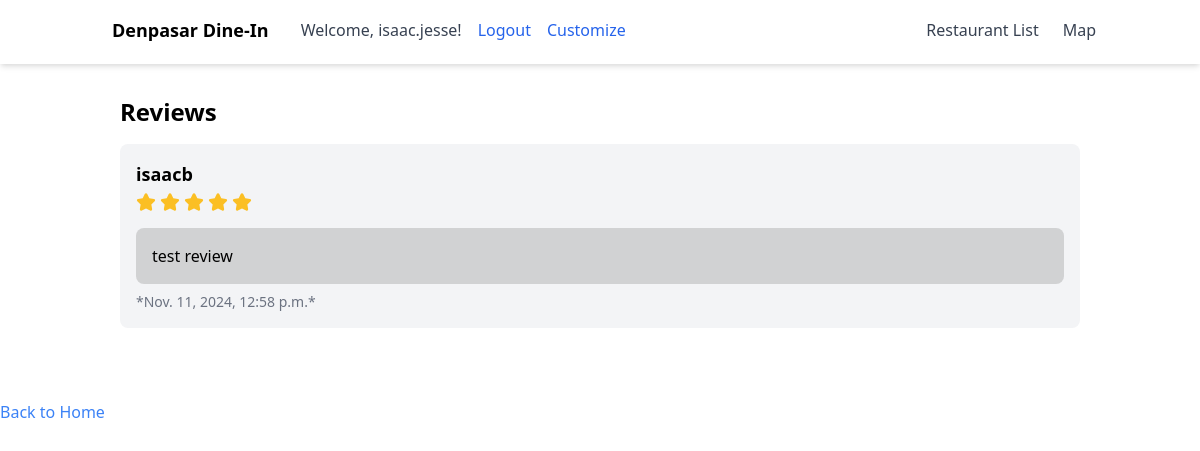
The page /reviews/restaurant/1799991/ (signed in) on the database its author committed.
### reviews/models.py (models this page shows, shortened)
class Review(models.Model):
    restaurant = models.ForeignKey(Restaurant, on_delete=models.CASCADE, related_name='restaurant_reviews')
    user = models.ForeignKey(User, on_delete=models.CASCADE)
    rating = models.IntegerField(choices=[(i, i) for i in range(1, 6)])
    comment = models.TextField(blank=True)
    created_at = models.DateTimeField(auto_now_add=True)

### reviews/views.py (the view)
# urls.py: path('restaurant/<int:restaurant_id>/', views.restaurant_detail, name='restaurant_detail'),
def restaurant_detail(request, restaurant_id):
    restaurant = get_object_or_404(Restaurant, id=restaurant_id)
    reviews = restaurant.restaurant_reviews.all()
    user_has_liked = restaurant.likes.filter(user=request.user).exists() if request.user.is_authenticated else False
    return render(request, 'restaurant_detail.html', {'restaurant': restaurant, 'reviews': reviews, 'user_has_liked': user_has_liked})

### reviews/templates/restaurant_detail.html (shortened to what this page needs)
<!DOCTYPE html>
<html lang="en">
<head>
    <link href="https://cdn.jsdelivr.net/npm/tailwindcss@2.2.19/dist/tailwind.min.css" rel="stylesheet">
</head>
<body class="bg-F2F0EF min-h-screen">
    {% include 'navbar.html' %}
    <div class="container mx-auto p-8">
        <h2 class="text-2xl font-bold mb-4">Reviews</h2>
        {% if reviews %}
            {% for review in reviews %}
                <div class="bg-gray-100 p-4 rounded-lg mb-4">
                    <p class="font-bold text-lg mb-1">{{ review.user.username }}</p>
                    <div class="flex items-center mb-4">
                    </div>
                    <div style="background-color: rgba(128, 128, 128, 0.3);" class="rounded-lg p-4 mb-2">
                        <p>{{ review.comment }}</p>
                    </div>
                    <p class="text-sm text-gray-500">*{{ review.created_at }}*</p>
                </div>
            {% endfor %}
        {% else %}
            <p>No reviews yet. Be the first to <a href="{% url 'add_review' restaurant.id %}" class="text-blue-500">leave a review</a>.</p>
        {% endif %}
    </div>
    <div class="mt-6">
        <a href="{% url 'restaurant_list' %}" class="text-blue-500 hover:underline">
            Back to Home
        </a>
    </div>
</body>
</html>

### templates/navbar.html
<nav class="bg-white shadow-md">
    <div class="container mx-auto px-4 h-16">
        <ul class="flex items-center justify-between py-4">
            <li class="flex items-center space-x-4">
                {% if user.is_superuser %}
                    {% comment %} For superusers, toggle between home page and admin dashboard {% endcomment %}
                    {% if request.resolver_match and request.resolver_match.namespace == 'admin_dashboard' %}
                        <h1 class="font-bold text-lg ml-2 mr-4">
                            <a href="{% url 'restaurant_list' %}">Denpasar Dine-In</a>
                        </h1>
                    {% else %}
                        <h1 class="font-bold text-lg ml-2 mr-4">
                            <a href="{% url 'admin_dashboard:admin_dashboard_restaurant_list' %}">Denpasar Dine-In</a>
                        </h1>
                    {% endif %}
                {% else %}
                    <h1 class="font-bold text-lg ml-2 mr-4">Denpasar Dine-In</h1>
                {% endif %}
                {% if user.is_authenticated %}
                    <span class="text-gray-700">Welcome, {{ user.username }}!</span>
                    <a href="{% url 'authentication:logout' %}" class="text-blue-600 hover:text-blue-800">Logout</a>
                    <a href="{% url 'authentication:user_customization' %}" class="text-blue-600 hover:text-blue-800">Customize</a>
                {% else %}
                    <a href="{% url 'authentication:login' %}" class="text-blue-600 hover:text-blue-800">Login</a>
                    <a href="{% url 'authentication:register' %}" class="text-blue-600 hover:text-blue-800">Register</a>
                {% endif %}
            </li>
            <li class="flex items-center space-x-4">
                <a href="{% url 'restaurant_list' %}" class="text-gray-700 hover:text-gray-900 mx-2">Restaurant List</a>
                <a href="{% url 'map' %}" class="text-gray-700 hover:text-gray-900">Map</a>
            </li>
        </ul>
    </div>
</nav>

### rows shown on the page
Review: user.username "isaacb", rating 5 (drawn), comment "test review", created_at "Nov. 11, 2024, 12:58 p.m."

### other values the page prints
{{ user.username }} "isaac.jesse"
